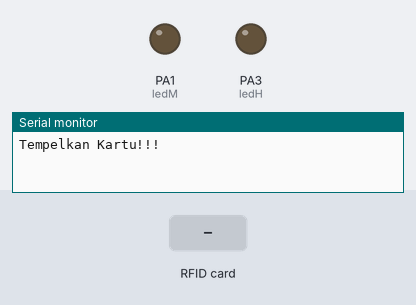
Bench run of a sketch on a simulated STM32 Blue Pill. Shown: output pins drawn as LEDs (lit = HIGH), the last lines printed to the serial monitor. Inputs (shaded band) come from the test bench.

Above: at 1.2 s.
1.3 s: RFID card 05 86 56 BF 90 D1 00 held to the reader
At 2.7 s:
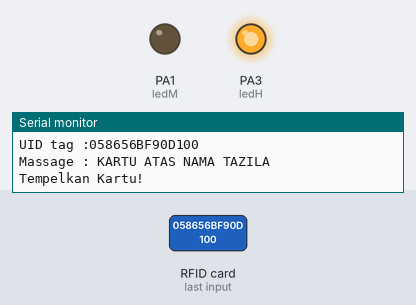
4.3 s: RFID card 5E 7A 19 C4 held to the reader
At 5.5 s:
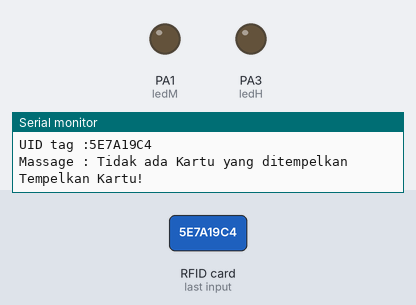
Timing chart, 0 to 7.3 s (numbered marks = the images above; inputs shaded):
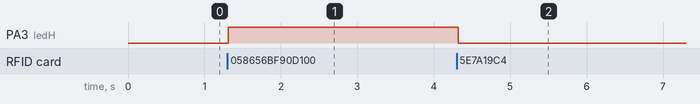

The sketch:

STM32_RFID.ino
```cpp
#include <SPI.h>
#include <MFRC522.h>

#define SS_PIN PB1
#define RST_PIN PB0
MFRC522 mfrc522(SS_PIN, RST_PIN);

int ledM =PA1;
int ledH =PA3;

void setup() {
  Serial.begin(9600);
  SPI.begin();
  mfrc522.PCD_Init();
  Serial.println("Tempelkan Kartu!!!");
  pinMode(ledM,OUTPUT);
  pinMode(ledH,OUTPUT);


}

void loop() {
  if ( ! mfrc522.PICC_IsNewCardPresent()) {return;}
  if ( ! mfrc522.PICC_ReadCardSerial()) {return;}
  Serial.print("UID tag :");
  String content="";
  byte letter;
  for (byte i = 0; i <mfrc522.uid.size; i++){
   Serial.print(mfrc522.uid.uidByte[i] < 0x10 ? "0" : "");
   Serial.print(mfrc522.uid.uidByte[i], HEX);
   content.concat(String(mfrc522.uid.uidByte[i] < 0x10 ? "0" : ""));
   content.concat(String(mfrc522.uid.uidByte[i], HEX));
  }
    Serial.println();
    Serial.print("Massage : ");
    content.toUpperCase();

    if (content=="058656BF90D100"){
    Serial.println("KARTU ATAS NAMA TAZILA");
    digitalWrite(ledM,LOW);
    digitalWrite(ledH,HIGH);
    delay(500);

    }else if(content=="8AB0C115"){
    Serial.println("Selamat Datang di Delameta Bilano");
    digitalWrite(ledM,LOW);
    digitalWrite(ledH,HIGH);
    delay(500);

    }else if(content==0){
    Serial.println("Kartu Belum Terdaftar!");
    digitalWrite(ledM,HIGH);
    digitalWrite(ledH,LOW);
    delay(500);

    }else{
      Serial.println("Tidak ada Kartu yang ditempelkan");
       digitalWrite(ledM,LOW);
       digitalWrite(ledH,LOW);
       delay(500);

    }
    Serial.println("Tempelkan Kartu!");
    delay(500);
}
```

Measured:
- after the input at 1.3 s, PA3 (ledH): LOW → HIGH at once
- after the input at 4.3 s, PA3 (ledH): HIGH → LOW at once
